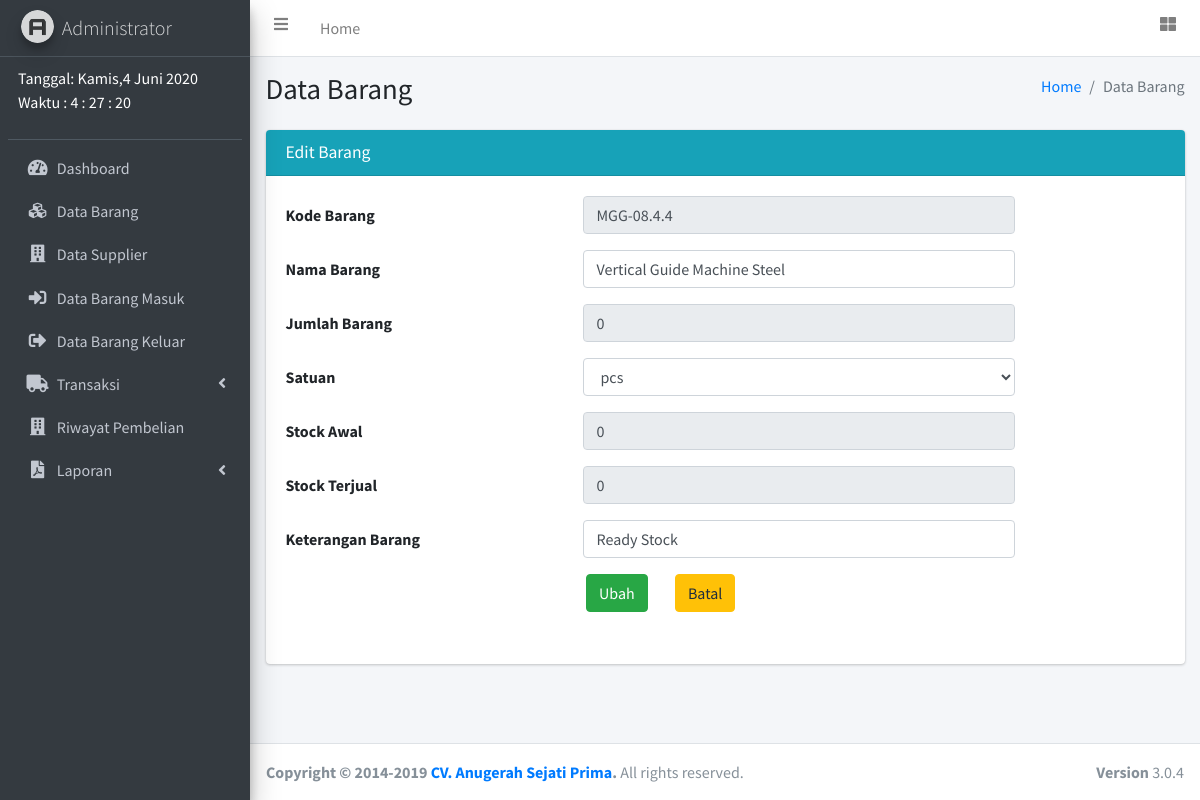
Screenshot of /admin/barangEdit.php?kd_barang=MGG-08.4.4 with the database file from the repository.
### tables this page shows
CREATE TABLE `tbl_barang` (
  `id_barang` int(11) NOT NULL,
  `kd_barang` varchar(255) NOT NULL,
  `nama` varchar(1000) NOT NULL,
  `jumlah` int(15) NOT NULL,
  `satuan` varchar(20) NOT NULL,
  `keterangan` varchar(100) NOT NULL,
  `stock_awal` int(15) NOT NULL,
  `stock_terjual` int(15) NOT NULL
);

### admin/barangEdit.php (the view, shortened to what this page needs)
<?php include_once ('header.php') ?>
<?php include_once ('sidebar.php') ?>
<?php
$kdbar = $_GET['kd_barang'];
$sql   = "SELECT * FROM tbl_barang WHERE kd_barang = '$kdbar'";
$query = $mysqli->query($sql);
while ($row = $query->fetch_array(MYSQLI_NUM)) {
  $nma      = $row[2];
  $jmlh     = $row[3];
  $stuan    = $row[4];
  $ktrgn    = $row[5];
  $stockaw  = $row[6];
  $stockter = $row[7];
}
?>
<div class="content-wrapper">
  <section class="content-header">
    <div class="container-fluid">
      <div class="row mb-2">
        <div class="col-sm-6">
          <h1>Data Barang</h1>
        </div>
        <div class="col-sm-6">
          <ol class="breadcrumb float-sm-right">
            <li class="breadcrumb-item"><a href="#">Home</a></li>
            <li class="breadcrumb-item active">Data Barang</li>
          </ol>
        </div>
      </div>
    </div>
  </section>
  <section class="content">
    <div class="container-fluid">
      <div class="card card-info">
        <div class="card-header">
          <h3 class="card-title">Edit Barang</h3>
        </div>
        <form class="form-horizontal" action="" method="post">
          <div class="card-body">
            <div class="form-group row">
              <label class="col-sm-4 col-form-label">Kode Barang</label>
              <div class="col-sm-6">
                <input class="form-control" type="text" name="kdbar" value=<?= $kdbar; ?> readonly>
              </div>
            </div>
            <div class="form-group row">
              <label class="col-sm-4 col-form-label">Nama Barang</label>
              <div class="col-sm-6">
                <input type="text" name="namabar" class="form-control" value=<?php echo "\"$nma\""; ?> required>
              </div>
            </div>
            <div class="form-group row">
              <label class="col-sm-4 col-form-label">Jumlah Barang</label>
              <div class="col-sm-6">
                <input type="number" name="jmlbar" class="form-control" value="0" value=<?= $jmlh; ?> readonly required>
              </div>
            </div>
            <div class="form-group row">
              <label for="" class="col-sm-4 col-form-label">Satuan</label>
              <div class="col-sm-6">
                <select class="form-control" name="satuanbar" required>
                  <option><?= $stuan; ?></option>
                </select>
              </div>
            </div>
            <div class="form-group row">
              <label class="col-sm-4 col-form-label">Stock Awal</label>
              <div class="col-sm-6">
                <input type="number" class="form-control" name="stawal" value=<?= $stockaw; ?> readonly required>
              </div>
            </div>
            <div class="form-group row">
              <label class="col-sm-4 col-form-label">Stock Terjual</label>
              <div class="col-sm-6">
                <input type="number" class="form-control" name="stjual" value=<?= $stockter; ?> readonly required>
              </div>
            </div>
            <div class="form-group row">
              <label for="" class="col-sm-4 col-form-label">Keterangan Barang</label>
              <div class="col-sm-6">
                <input type="text" class="form-control" name="ketbar" value=<?= "\"$ktrgn\""; ?> required>
              </div>
            </div>
            <div class="form-group">
              <div class="col-md-4 mx-auto">
                <input class="btn btn-success mr-4" type="submit" name="ubah" value="Ubah">
                <a class="btn btn-warning" href="barangData.php">Batal</a>
              </div>
            </div>
          </div>
        </form>
      </div>
    </div>
  </section>
</div>
<?php include_once ('footer.php') ?>

### rows the page displays
tbl_barang: namabar "Vertical Guide Machine Steel", jmlbar "0", satuanbar "pcs", stawal "0", stjual "0", ketbar "Ready Stock"
